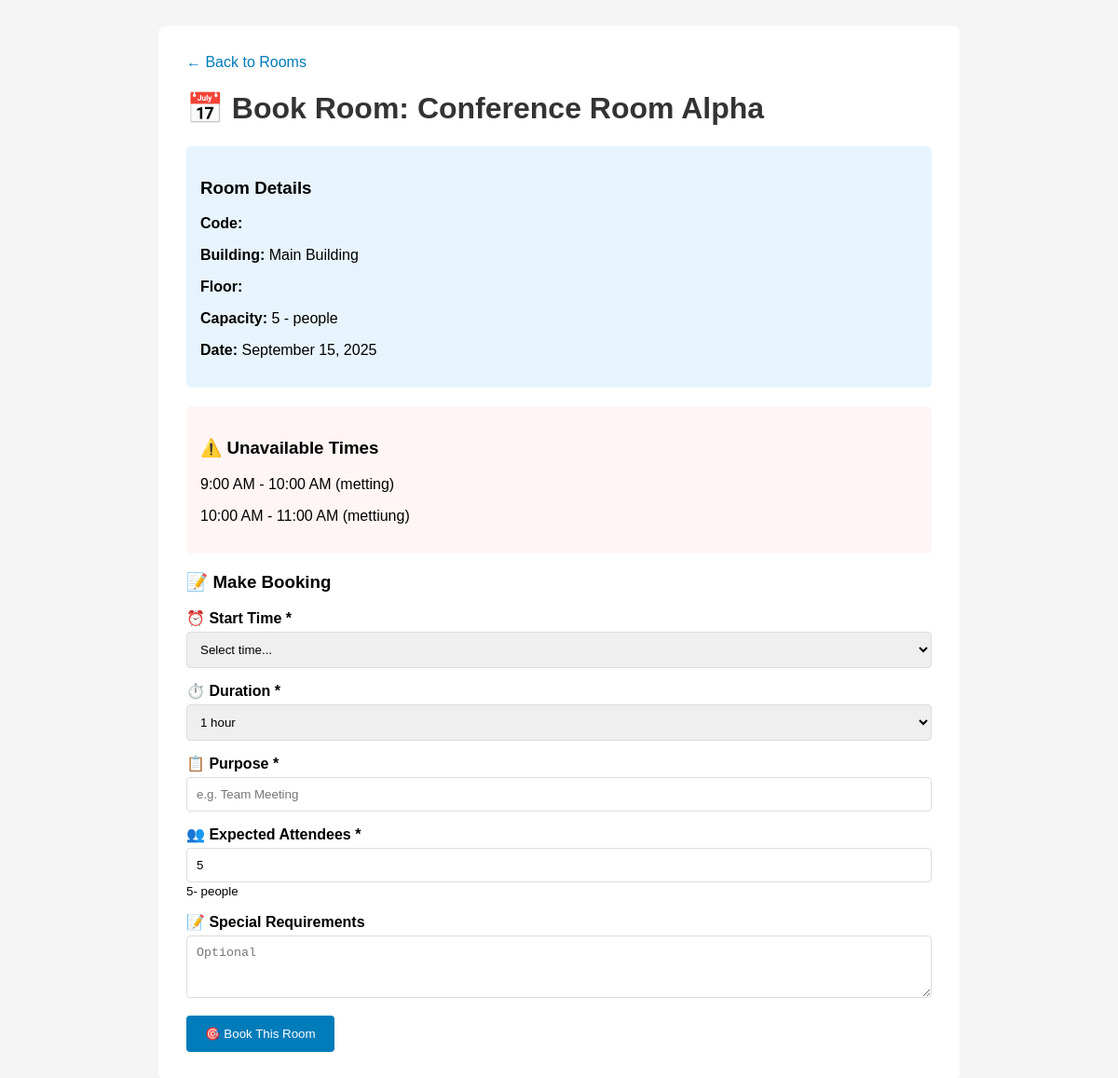
Screenshot of /booking/rooms/1/book/?date=2025-09-15 with the database file from the repository.
### booking/models.py (models this page shows, shortened)
class Room(models.Model):
    ROOM_STATUS = (
        ('open', 'Open'),
        ('closed', 'Closed'),
        ('maintenance', 'Under Maintenance'),
    )
    code = models.CharField(max_length=10, unique=True, help_text="Room code (e.g., R001)")
    name = models.CharField(max_length=100, help_text="Room name")
    description = models.TextField(blank=True, null=True)
    capacity = models.IntegerField(
        validators=[MinValueValidator(1), MaxValueValidator(200)],
        help_text="Maximum capacity of the room"
    )
    min_capacity = models.IntegerField(
        default=1,
        validators=[MinValueValidator(1)],
        help_text="Minimum capacity required"
    )
    status = models.CharField(max_length=20, choices=ROOM_STATUS, default='open')
    available_from = models.TimeField(default=time(9, 0), help_text="Available from (e.g., 09:00)")
    available_to = models.TimeField(default=time(17, 0), help_text="Available until (e.g., 17:00)")
    min_booking_hours = models.IntegerField(
        default=1,
        validators=[MinValueValidator(1), MaxValueValidator(8)],
        help_text="Minimum booking duration in hours"
    )
    max_booking_hours = models.IntegerField(
        default=4,
        validators=[MinValueValidator(1), MaxValueValidator(8)],
        help_text="Maximum booking duration in hours"
    )
    has_projector = models.BooleanField(default=False)
    has_whiteboard = models.BooleanField(default=True)
    has_computer = models.BooleanField(default=False)
    has_air_conditioning = models.BooleanField(default=True)
    floor_number = models.IntegerField(default=1)
    building = models.CharField(max_length=50, default="Main Building")
    created_at = models.DateTimeField(auto_now_add=True)
    updated_at = models.DateTimeField(auto_now=True)
    class Meta:
        ordering = ['code']
    def get_available_slots(self, date):
        available_slots = []
        if self.status != 'open':
            return available_slots
        bookings = Booking.objects.filter(
            room=self,
            date=date,
            status__in=['confirmed', 'pending']
        ).order_by('start_time')
        start_hour = self.available_from.hour
        end_hour = self.available_to.hour
        for hour in range(start_hour, end_hour):
            for duration in range(self.min_booking_hours, min(self.max_booking_hours + 1, end_hour - hour + 1)):
                slot_start = time(hour, 0)
                slot_end_hour = hour + duration
                if slot_end_hour <= end_hour:
                    is_available = True
                    for booking in bookings:
                        booking_start = booking.start_time.hour
                        booking_end = booking_start + booking.duration_hours
                        if not (slot_end_hour <= booking_start or hour >= booking_end):
                            is_available = False
                            break
                    if is_available:
                        available_slots.append({
                            'start_time': slot_start,
                            'duration': duration,
                            'end_time': time(slot_end_hour, 0)
                        })
        return available_slots

class Booking(models.Model):
    BOOKING_STATUS = (
        ('pending', 'Pending'),
        ('confirmed', 'Confirmed'),
        ('cancelled', 'Cancelled'),
        ('completed', 'Completed'),
    )
    user = models.ForeignKey(User, on_delete=models.CASCADE, related_name='bookings')
    room = models.ForeignKey(Room, on_delete=models.CASCADE, related_name='bookings')
    date = models.DateField(help_text="Booking date")
    start_time = models.TimeField(help_text="Start time (e.g., 14:00)")
    duration_hours = models.IntegerField(
        validators=[MinValueValidator(1), MaxValueValidator(8)],
        help_text="Duration in hours"
    )
    status = models.CharField(max_length=20, choices=BOOKING_STATUS, default='confirmed')
    purpose = models.CharField(max_length=200, blank=True, help_text="Purpose of booking")
    expected_attendees = models.IntegerField(
        validators=[MinValueValidator(1)],
        help_text="Expected number of attendees"
    )
    special_requirements = models.TextField(blank=True, help_text="Special requirements or notes")
    created_at = models.DateTimeField(auto_now_add=True)
    updated_at = models.DateTimeField(auto_now=True)
    class Meta:
        ordering = ['-created_at']
        constraints = [
            models.UniqueConstraint(
                fields=['room', 'date', 'start_time'],
                condition=models.Q(status__in=['confirmed', 'pending']),
                name='unique_room_datetime_booking'
            )
        ]
    @property
    def end_time(self):
        start_hour = self.start_time.hour
        end_hour = start_hour + self.duration_hours
        return time(end_hour, self.start_time.minute)

### booking/views.py (the view, shortened to what this page needs)
# urls.py: path('rooms/<int:room_id>/book/', views.room_book_view, name='room_book'),
def room_book_view(request, room_id):
    print(f"DEBUG: room_book_view called with room_id={room_id}")
    room = get_object_or_404(Room, id=room_id, status='open')
    selected_date = request.GET.get('date', str(date.today()))
    try:
        selected_date = datetime.strptime(selected_date, '%Y-%m-%d').date()
    except ValueError:
        selected_date = date.today()
    if selected_date < date.today():
        messages.error(request, 'Cannot book rooms for past dates.')
        return redirect('booking:room_list')
    available_slots = room.get_available_slots(selected_date)
    existing_bookings = Booking.objects.filter(
        room=room,
        date=selected_date,
        status__in=['confirmed', 'pending']
    ).order_by('start_time')
    booked_slots = []
    for booking in existing_bookings:
        booked_slots.append({
            'start_time': booking.start_time,
            'duration': booking.duration_hours,
            'end_time': booking.end_time,
            'user': booking.user.get_full_name() or booking.user.username,
            'purpose': booking.purpose
        })
    context = {
        'room': room,
        'selected_date': selected_date,
        'booked_slots': booked_slots,
        'today': date.today(),
    }
    return render(request, "booking/room_book.html", context)

### templates/booking/room_book.html (shortened to what this page needs)
<!DOCTYPE html>
<html>
<head>
</head>
<body>
    <div class="container">
        <a href="/booking/rooms/" class="back-link">← Back to Rooms</a>
        <h1>📅 Book Room: {{ room.name }}</h1>
        <div class="room-info">
            <h3>Room Details</h3>
            <p><strong>Code:</strong> {{ room.room_number }}</p>
            <p><strong>Building:</strong> {{ room.building }}</p>
            <p><strong>Floor:</strong> {{ room.floor }}</p>
            <p><strong>Capacity:</strong> {{ room.min_capacity }} - {{ room.max_capacity }} people</p>
            <p><strong>Date:</strong> {{ selected_date|date:"F j, Y" }}</p>
        </div>
        {% if booked_slots %}
        <div style="background: #fff5f5; padding: 15px; border-radius: 5px; margin: 20px 0;">
            <h3>⚠️ Unavailable Times</h3>
            {% for booking in booked_slots %}
            <p>{{ booking.start_time|time:"g:i A" }} - {{ booking.end_time|time:"g:i A" }} ({{ booking.purpose }})</p>
            {% endfor %}
        </div>
        {% else %}
        <div style="background: #f0fff4; padding: 15px; border-radius: 5px; margin: 20px 0;">
            <h3>✅ All Times Available!</h3>
            <p>No existing bookings for {{ selected_date|date:"F j, Y" }}. Book any time!</p>
        </div>
        {% endif %}
        <h3>📝 Make Booking</h3>
        <form method="POST">
            <div class="form-group">
                <label>⏰ Start Time *</label>
                <select name="start_time" required>
                    <option value="">Select time...</option>
                </select>
            </div>
            <div class="form-group">
                <label>⏱️ Duration *</label>
                <select name="duration_hours" required>
                    <option value="1">1 hour</option>
                </select>
            </div>
            <div class="form-group">
                <label>📋 Purpose *</label>
                <input type="text" name="purpose" required placeholder="e.g. Team Meeting">
            </div>
            <div class="form-group">
                <label>👥 Expected Attendees *</label>
                <input type="number" name="expected_attendees" required
                       min="{{ room.min_capacity }}" max="{{ room.max_capacity }}" value="{{ room.min_capacity }}">
                <small>{{ room.min_capacity }}-{{ room.max_capacity }} people</small>
            </div>
            <div class="form-group">
                <label>📝 Special Requirements</label>
                <textarea name="special_requirements" rows="3" placeholder="Optional"></textarea>
            </div>
            <button type="submit">🎯 Book This Room</button>
        </form>
    </div>
</body>
</html>

### templates/booking/room_book.html (style rules this page uses)
body { font-family: Arial, sans-serif; padding: 20px; background: #f5f5f5; }
.container { max-width: 800px; margin: 0 auto; background: white; padding: 30px; border-radius: 8px; }
h1 { color: #333; }
.room-info { background: #e8f4fd; padding: 15px; border-radius: 5px; margin: 20px 0; }
.form-group { margin: 15px 0; }
label { display: block; font-weight: bold; margin-bottom: 5px; }
input, select, textarea { width: 100%; padding: 10px; border: 1px solid #ddd; border-radius: 4px; box-sizing: border-box; }
button { background: #007cba; color: white; padding: 12px 20px; border: none; border-radius: 4px; cursor: pointer; }
.back-link { color: #007cba; text-decoration: none; }

### rows the page displays
Room: name "Conference Room Alpha", building "Main Building", min_capacity "5", expected_attendees "5"
Booking: start_time "9:00 AM", purpose "metting"
Booking: start_time "10:00 AM", purpose "mettiung"

### other values shown
{{ selected_date|date:"F j, Y" }} "September 15, 2025"
{{ booking.end_time|time:"g:i A" }} "10:00 AM" "11:00 AM"
